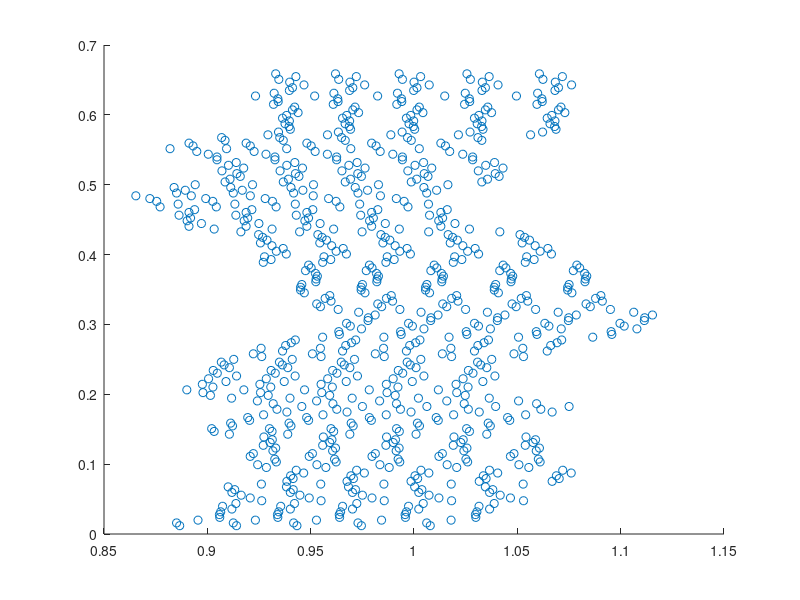

The MATLAB script that drew this image: (Note: this script raises an error after producing the figure.)
% Computational Finance CW2
% Question 1
% train 5 files
load options.mat

% optionNum=4;% number of strike price
strikePrices=[2925 3025 3125 3225 3325];

L=length(stockPrice);% data length 222
LWin=fix(L/4);% window length 55
LUse=L-LWin;% used length 167
%%
L_All=LUse;
L_Tr=round(0.98*L_All); 
L_Ts=L_All-L_Tr;

LAll=5*L_All; % all data length
LTrain=5*L_Tr; % train data length
LTest=5*L_Ts; % test data length 

% interval_Tr=(optionNum-1)*Lrest+1:(optionNum-1)*Lrest+LTrain;
% interval_Ts=(optionNum-1)*Lrest+LTrain+1:(optionNum-1)*Lrest+Lrest;
% interval_All=(optionNum-1)*Lrest+1:(optionNum-1)*Lrest+Lrest;

interval_All=1:835;
interval_Tr=[1:L_Tr,...
    L_All+1:L_All+L_Tr,...
    2*L_All+1:2*L_All+L_Tr,...
    3*L_All+1:3*L_All+L_Tr,...
    4*L_All+1:4*L_All+L_Tr];
interval_Ts=[L_Tr+1:L_All,...
    L_All+L_Tr+1:2*L_All,...
    2*L_All+L_Tr+1:3*L_All,...
    3*L_All+L_Tr+1:4*L_All,...
    4*L_All+L_Tr+1:5*L_All];

Tt=ones(L,1);
for i=1:L
    Tt(i)=(L-i)/252;
end

% data: X=[S/X T-t]
X=[stockPrice(56:L)./strikePrices(1) Tt(56:L,1);...
    stockPrice(56:L)./strikePrices(2) Tt(56:L,1);...
    stockPrice(56:L)./strikePrices(3) Tt(56:L,1);...
    stockPrice(56:L)./strikePrices(4) Tt(56:L,1);...
    stockPrice(56:L)./strikePrices(5) Tt(56:L,1)];
XAll=X(interval_All,:); % all data
XTrain=X(interval_Tr,:); % train data
XTest=X(interval_Ts,:); % test data

% normalized call option price from BS formula
CX_BS=[BSOptionCPrices(:,1)./strikePrices(1);...
    BSOptionCPrices(:,2)./strikePrices(2);...
    BSOptionCPrices(:,3)./strikePrices(3);...
    BSOptionCPrices(:,4)./strikePrices(4);...
    BSOptionCPrices(:,5)./strikePrices(5)];
CX_BS_All=CX_BS(interval_All,:); % all tag
CX_BS_Train=CX_BS(interval_Tr,:); % train tag
CX_BS_Test=CX_BS(interval_Ts,:); % test tag

% normalized call option price from observation
CX_ob=[optionCPrice(56:222,1)./strikePrices(1);...
    optionCPrice(56:222,2)./strikePrices(2);...
    optionCPrice(56:222,3)./strikePrices(3);...
    optionCPrice(56:222,4)./strikePrices(4);...
    optionCPrice(56:222,5)./strikePrices(5)];
CX_ob_All=CX_ob(interval_All,:); % all tag
CX_ob_Train=CX_ob(interval_Tr,:); % train tag
CX_ob_Test=CX_ob(interval_Ts,:); % test tag

% data with tag
Y_BS=[X CX_BS];
Y_ob=[X CX_ob];


%% GMModel generate 4 means and covariances
GMModel = fitgmdist(XTrain,4,'RegularizationValue',0);

figure(1),clf,
scatter(XTrain(:,1),XTrain(:,2),'r.');
hold on
ezcontour(@(x1,x2)pdf(GMModel,[x1 x2]),get(gca,{'XLim','YLim'}))
title('{\bf Scatter Plot and Fitted Gaussian Mixture Contours}')
axis([0.8 1.3 -0.1 0.8]);
xlabel('S/X','FontSize',13,'FontWeight','bold');
ylabel('T-t','FontSize',13,'FontWeight','bold');
grid on
grid minor
hold off
%% disign matrix
m1=GMModel.mu(1,:);
m2=GMModel.mu(2,:);
m3=GMModel.mu(3,:);
m4=GMModel.mu(4,:);
C1=GMModel.Sigma(:,:,1);
C2=GMModel.Sigma(:,:,2);
C3=GMModel.Sigma(:,:,3);
C4=GMModel.Sigma(:,:,4);

designMat=ones(LTrain,7);% design matrix
designMat(:,5)=XTrain(:,1);
designMat(:,6)=XTrain(:,2);

for i=1:LTrain
    designMat(i,1)=sqrt((XTrain(i,:)-m1)*C1*(XTrain(i,:)-m1)');
    designMat(i,2)=sqrt((XTrain(i,:)-m2)*C2*(XTrain(i,:)-m2)');
    designMat(i,3)=sqrt((XTrain(i,:)-m3)*C3*(XTrain(i,:)-m3)');
    designMat(i,4)=sqrt((XTrain(i,:)-m4)*C4*(XTrain(i,:)-m4)');    
end
%% train using cvx
cvx_begin quiet
variable w(7)
minimize( norm(designMat*w-CX_BS_Train) )
cvx_end
%% C/X surface
% CXNum=60;
% x=linspace(0.82,1.15,CXNum);
% y=linspace(0.7,0,CXNum);
step1=0.01;
step2=0.02;
xx1=0.82:step1:1.15;
yy1=0:step2:0.7;
length_SX=length(xx1);
length_Tt=length(yy1);

CX=ones(length_Tt,length_SX);
for i=1:length_SX
    for j=1:length_Tt
        CX(j,i)=w(1)*sqrt(([xx1(i),yy1(j)]-m1)*C1*([xx1(i),yy1(j)]-m1)')...
            +w(2)*sqrt(([xx1(i),yy1(j)]-m2)*C2*([xx1(i),yy1(j)]-m2)')...
            +w(3)*sqrt(([xx1(i),yy1(j)]-m3)*C3*([xx1(i),yy1(j)]-m3)')...
            +w(4)*sqrt(([xx1(i),yy1(j)]-m4)*C4*([xx1(i),yy1(j)]-m4)')...
            +[xx1(i),yy1(j)]*[w(5);w(6)]+w(7);
    end
end
%% draw C/X surface and BS scatter
figure(2),clf,
plot3(X(1:167,1),X(1:167,2),CX_BS(1:167),'o',...
    'MarkerSize',6,'MarkerFaceColor','b');
hold on
plot3(X(168:334,1),X(168:334,2),CX_BS(168:334),'o',...
    'MarkerSize',6,'MarkerFaceColor','r');
plot3(X(335:501,1),X(335:501,2),CX_BS(335:501),'o',...
    'MarkerSize',6,'MarkerFaceColor','m');
plot3(X(502:668,1),X(502:668,2),CX_BS(502:668),'o',...
    'MarkerSize',6,'MarkerFaceColor','g');
plot3(X(669:835,1),X(669:835,2),CX_BS(669:835),'o',...
    'MarkerSize',6,'MarkerFaceColor','y');
legend({'2925','3025','3125','3225','3325'},...
    'Location','eastoutside',...
    'Orientation','vertical',...
    'FontSize',13,'FontWeight','bold')
mesh(xx1,yy1,CX);

title('C/X surface and BS scatter','FontSize',16)
xlabel('S/X','FontSize',13,'FontWeight','bold')
ylabel('T-t','FontSize',13,'FontWeight','bold')
zlabel('C/X','FontSize',13,'FontWeight','bold')
axis([0.82 1.15 0 0.7 -0.01 0.17]);
grid on
grid minor
hold off
%% draw C/X surface and observed scatter
% figure(3),clf,
% plot3(X(1:167,1),X(1:167,2),CX_ob(1:167),'o',...
%     'MarkerSize',8,'MarkerFaceColor','b');
% hold on
% plot3(X(168:334,1),X(168:334,2),CX_ob(168:334),'o',...
%     'MarkerSize',8,'MarkerFaceColor','r');
% plot3(X(335:501,1),X(335:501,2),CX_ob(335:501),'o',...
%     'MarkerSize',8,'MarkerFaceColor','m');
% plot3(X(502:668,1),X(502:668,2),CX_ob(502:668),'o',...
%     'MarkerSize',8,'MarkerFaceColor','g');
% plot3(X(669:835,1),X(669:835,2),CX_ob(669:835),'o',...
%     'MarkerSize',8,'MarkerFaceColor','y');
% legend({'2925','3025','3125','3225','3325'},...
%     'Location','eastoutside',...
%     'Orientation','vertical',...
%     'FontSize',13,'FontWeight','bold')
% mesh(xx1,yy1,CX);
% 
% title('C/X surface and observed scatter','FontSize',16)
% xlabel('S/X','FontSize',13,'FontWeight','bold')
% ylabel('T-t','FontSize',13,'FontWeight','bold')
% zlabel('C/X','FontSize',13,'FontWeight','bold')
% axis([0.82 1.15 0 0.7 -0.05 0.17]);
% grid on
% grid minor
% hold off
%% draw validation
CXpred=ones(LAll,1);
for i=1:LAll
    CXpred(i)=w(1)*sqrt((XAll(i,:)-m1)*C1*(XAll(i,:)-m1)')...
        +w(2)*sqrt((XAll(i,:)-m2)*C2*(XAll(i,:)-m2)')...
        +w(3)*sqrt((XAll(i,:)-m3)*C3*(XAll(i,:)-m3)')...
        +w(4)*sqrt((XAll(i,:)-m4)*C4*(XAll(i,:)-m4)')...
        +XAll(i,:)*[w(5);w(6)]+w(7);
end
%% draw validation
figure(4),clf,
x1=1:835;
plot(x1,CXpred,'r','LineWidth',1.5);
xlabel('Date','FontSize',13,'FontWeight','bold')
ylabel('C/X','FontSize',13,'FontWeight','bold')
hold on
plot(x1,CX_BS_All,'b','LineWidth',1.5);
axis([-inf,inf,-inf,inf]);
legend({'predicted','real'},'Location','northwest',...
    'FontSize',13,'FontWeight','bold');
plot([LTrain,LTrain],[-0.05,0.15],'k','LineWidth',2);
grid on
grid minor
hold off
%% draw scatter BS
figure(5),clf,
plot3(X(1:167,1),X(1:167,2),CX_BS(1:167),'o',...
    'MarkerSize',6,'MarkerFaceColor','b');
hold on
plot3(X(168:334,1),X(168:334,2),CX_BS(168:334),'o',...
    'MarkerSize',6,'MarkerFaceColor','r');
plot3(X(335:501,1),X(335:501,2),CX_BS(335:501),'o',...
    'MarkerSize',6,'MarkerFaceColor','m');
plot3(X(502:668,1),X(502:668,2),CX_BS(502:668),'o',...
    'MarkerSize',6,'MarkerFaceColor','g');
plot3(X(669:835,1),X(669:835,2),CX_BS(669:835),'o',...
    'MarkerSize',6,'MarkerFaceColor','y');
legend({'2925','3025','3125','3225','3325'},...
    'Location','eastoutside',...
    'Orientation','vertical',...
    'FontSize',13,'FontWeight','bold')

title('Data generated by BS formula','FontSize',16)
xlabel('S/X','FontSize',13,'FontWeight','bold')
ylabel('T-t','FontSize',13,'FontWeight','bold')
zlabel('C/X','FontSize',13,'FontWeight','bold')
grid on
grid minor
hold off
%% draw scatter observation
% figure(6),clf,
% plot3(X(1:167,1),X(1:167,2),CX_ob(1:167),'o',...
%     'MarkerSize',8,'MarkerFaceColor','b');
% hold on
% plot3(X(168:334,1),X(168:334,2),CX_ob(168:334),'o',...
%     'MarkerSize',8,'MarkerFaceColor','r');
% plot3(X(335:501,1),X(335:501,2),CX_ob(335:501),'o',...
%     'MarkerSize',8,'MarkerFaceColor','m');
% plot3(X(502:668,1),X(502:668,2),CX_ob(502:668),'o',...
%     'MarkerSize',8,'MarkerFaceColor','g');
% plot3(X(669:835,1),X(669:835,2),CX_ob(669:835),'o',...
%     'MarkerSize',8,'MarkerFaceColor','y');
% legend({'2925','3025','3125','3225','3325'},...
%     'Location','eastoutside',...
%     'Orientation','vertical',...
%     'FontSize',13,'FontWeight','bold')
% 
% title('Observed data','FontSize',16)
% xlabel('S/X','FontSize',13,'FontWeight','bold')
% ylabel('T-t','FontSize',13,'FontWeight','bold')
% zlabel('C/X','FontSize',13,'FontWeight','bold')
% grid on
% grid minor
% hold off
%% delta
delta=diff(CX,1,2)/step1;
figure(7),clf,
mesh(xx1(1:end-1),yy1,delta);
title('Delta surface and BS scatter','FontSize',16)
xlabel('S/X','FontSize',13,'FontWeight','bold')
ylabel('T-t','FontSize',13,'FontWeight','bold')
zlabel('delta','FontSize',13,'FontWeight','bold')
grid on
grid minor







